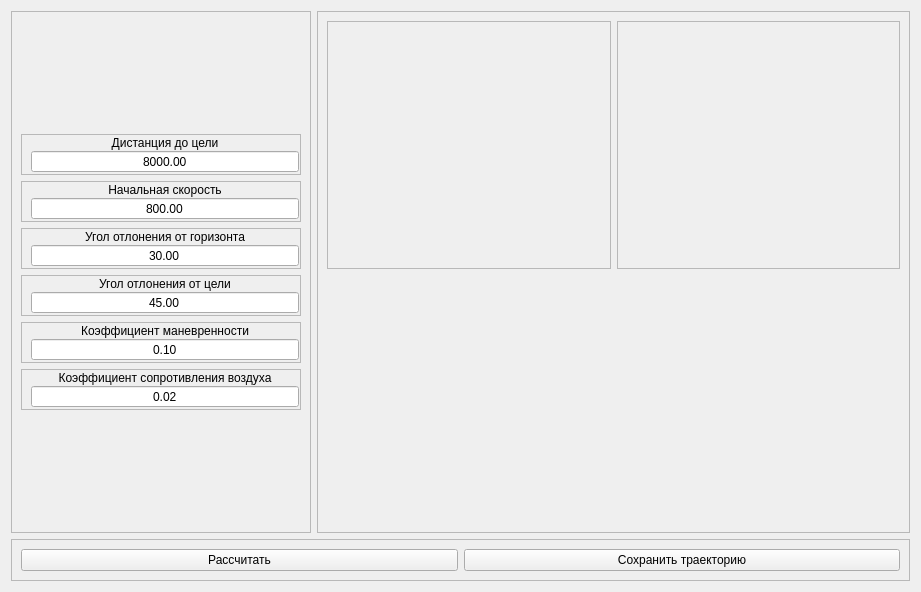
<?xml version="1.0" encoding="UTF-8"?>
<ui version="4.0">
 <class>Form</class>
 <widget class="QWidget" name="Form">
  <property name="geometry">
   <rect>
    <x>0</x>
    <y>0</y>
    <width>921</width>
    <height>592</height>
   </rect>
  </property>
  <property name="windowTitle">
   <string>Генерация траектории</string>
  </property>
  <layout class="QGridLayout" name="gridLayout">
   <item row="1" column="0" colspan="2">
    <widget class="QFrame" name="frame_7">
     <property name="sizePolicy">
      <sizepolicy hsizetype="Preferred" vsizetype="Fixed">
       <horstretch>0</horstretch>
       <verstretch>0</verstretch>
      </sizepolicy>
     </property>
     <property name="frameShape">
      <enum>QFrame::StyledPanel</enum>
     </property>
     <property name="frameShadow">
      <enum>QFrame::Raised</enum>
     </property>
     <layout class="QGridLayout" name="gridLayout_9">
      <item row="0" column="0">
       <widget class="QPushButton" name="pB_calculate">
        <property name="text">
         <string>Рассчитать</string>
        </property>
       </widget>
      </item>
      <item row="0" column="1">
       <widget class="QPushButton" name="pB_save">
        <property name="text">
         <string>Сохранить траекторию</string>
        </property>
       </widget>
      </item>
     </layout>
    </widget>
   </item>
   <item row="0" column="0">
    <widget class="QFrame" name="f_startParams">
     <property name="maximumSize">
      <size>
       <width>300</width>
       <height>16777215</height>
      </size>
     </property>
     <property name="frameShape">
      <enum>QFrame::StyledPanel</enum>
     </property>
     <property name="frameShadow">
      <enum>QFrame::Raised</enum>
     </property>
     <layout class="QGridLayout" name="gridLayout_8">
      <item row="6" column="0">
       <widget class="QFrame" name="frame_6">
        <property name="frameShape">
         <enum>QFrame::StyledPanel</enum>
        </property>
        <property name="frameShadow">
         <enum>QFrame::Raised</enum>
        </property>
        <layout class="QGridLayout" name="gridLayout_7">
         <property name="topMargin">
          <number>1</number>
         </property>
         <property name="rightMargin">
          <number>1</number>
         </property>
         <property name="bottomMargin">
          <number>1</number>
         </property>
         <property name="spacing">
          <number>0</number>
         </property>
         <item row="0" column="0">
          <widget class="QLabel" name="label_10">
           <property name="text">
            <string>Угол отлонения от цели</string>
           </property>
           <property name="alignment">
            <set>Qt::AlignCenter</set>
           </property>
          </widget>
         </item>
         <item row="1" column="0">
          <widget class="QDoubleSpinBox" name="dSB_startAboveAngle">
           <property name="alignment">
            <set>Qt::AlignCenter</set>
           </property>
           <property name="buttonSymbols">
            <enum>QAbstractSpinBox::NoButtons</enum>
           </property>
           <property name="maximum">
            <double>180.000000000000000</double>
           </property>
           <property name="value">
            <double>45.000000000000000</double>
           </property>
          </widget>
         </item>
        </layout>
       </widget>
      </item>
      <item row="5" column="0">
       <widget class="QFrame" name="frame_5">
        <property name="frameShape">
         <enum>QFrame::StyledPanel</enum>
        </property>
        <property name="frameShadow">
         <enum>QFrame::Raised</enum>
        </property>
        <layout class="QGridLayout" name="gridLayout_6">
         <property name="topMargin">
          <number>1</number>
         </property>
         <property name="rightMargin">
          <number>1</number>
         </property>
         <property name="bottomMargin">
          <number>1</number>
         </property>
         <property name="spacing">
          <number>0</number>
         </property>
         <item row="0" column="0">
          <widget class="QLabel" name="label_9">
           <property name="text">
            <string>Угол отлонения от горизонта</string>
           </property>
           <property name="alignment">
            <set>Qt::AlignCenter</set>
           </property>
          </widget>
         </item>
         <item row="1" column="0">
          <widget class="QDoubleSpinBox" name="dSB_startHorizontalAngle">
           <property name="alignment">
            <set>Qt::AlignCenter</set>
           </property>
           <property name="buttonSymbols">
            <enum>QAbstractSpinBox::NoButtons</enum>
           </property>
           <property name="maximum">
            <double>90.000000000000000</double>
           </property>
           <property name="value">
            <double>30.000000000000000</double>
           </property>
          </widget>
         </item>
        </layout>
       </widget>
      </item>
      <item row="2" column="0">
       <widget class="QFrame" name="frame_4">
        <property name="frameShape">
         <enum>QFrame::StyledPanel</enum>
        </property>
        <property name="frameShadow">
         <enum>QFrame::Raised</enum>
        </property>
        <layout class="QGridLayout" name="gridLayout_5">
         <property name="topMargin">
          <number>1</number>
         </property>
         <property name="rightMargin">
          <number>1</number>
         </property>
         <property name="bottomMargin">
          <number>1</number>
         </property>
         <property name="spacing">
          <number>0</number>
         </property>
         <item row="0" column="0">
          <widget class="QLabel" name="label_8">
           <property name="text">
            <string>Начальная скорость</string>
           </property>
           <property name="alignment">
            <set>Qt::AlignCenter</set>
           </property>
          </widget>
         </item>
         <item row="1" column="0">
          <widget class="QDoubleSpinBox" name="dSB_startV">
           <property name="alignment">
            <set>Qt::AlignCenter</set>
           </property>
           <property name="buttonSymbols">
            <enum>QAbstractSpinBox::NoButtons</enum>
           </property>
           <property name="maximum">
            <double>999.990000000000009</double>
           </property>
           <property name="value">
            <double>800.000000000000000</double>
           </property>
          </widget>
         </item>
        </layout>
       </widget>
      </item>
      <item row="9" column="0">
       <spacer name="verticalSpacer">
        <property name="orientation">
         <enum>Qt::Vertical</enum>
        </property>
        <property name="sizeHint" stdset="0">
         <size>
          <width>20</width>
          <height>40</height>
         </size>
        </property>
       </spacer>
      </item>
      <item row="0" column="0">
       <spacer name="verticalSpacer_2">
        <property name="orientation">
         <enum>Qt::Vertical</enum>
        </property>
        <property name="sizeHint" stdset="0">
         <size>
          <width>20</width>
          <height>40</height>
         </size>
        </property>
       </spacer>
      </item>
      <item row="1" column="0">
       <widget class="QFrame" name="frame_10">
        <property name="frameShape">
         <enum>QFrame::StyledPanel</enum>
        </property>
        <property name="frameShadow">
         <enum>QFrame::Raised</enum>
        </property>
        <layout class="QGridLayout" name="gridLayout_12">
         <property name="topMargin">
          <number>1</number>
         </property>
         <property name="rightMargin">
          <number>1</number>
         </property>
         <property name="bottomMargin">
          <number>1</number>
         </property>
         <property name="spacing">
          <number>0</number>
         </property>
         <item row="1" column="0">
          <widget class="QDoubleSpinBox" name="dSB_distance">
           <property name="alignment">
            <set>Qt::AlignCenter</set>
           </property>
           <property name="buttonSymbols">
            <enum>QAbstractSpinBox::NoButtons</enum>
           </property>
           <property name="maximum">
            <double>999999.000000000000000</double>
           </property>
           <property name="value">
            <double>8000.000000000000000</double>
           </property>
          </widget>
         </item>
         <item row="0" column="0">
          <widget class="QLabel" name="label_14">
           <property name="text">
            <string>Дистанция до цели</string>
           </property>
           <property name="alignment">
            <set>Qt::AlignCenter</set>
           </property>
          </widget>
         </item>
        </layout>
       </widget>
      </item>
      <item row="7" column="0">
       <widget class="QFrame" name="frame_8">
        <property name="frameShape">
         <enum>QFrame::StyledPanel</enum>
        </property>
        <property name="frameShadow">
         <enum>QFrame::Raised</enum>
        </property>
        <layout class="QGridLayout" name="gridLayout_10">
         <property name="topMargin">
          <number>1</number>
         </property>
         <property name="rightMargin">
          <number>1</number>
         </property>
         <property name="bottomMargin">
          <number>1</number>
         </property>
         <property name="spacing">
          <number>0</number>
         </property>
         <item row="0" column="0">
          <widget class="QLabel" name="label_12">
           <property name="text">
            <string>Коэффициент маневренности</string>
           </property>
           <property name="alignment">
            <set>Qt::AlignCenter</set>
           </property>
          </widget>
         </item>
         <item row="1" column="0">
          <widget class="QDoubleSpinBox" name="dSB_maneuverability">
           <property name="alignment">
            <set>Qt::AlignCenter</set>
           </property>
           <property name="buttonSymbols">
            <enum>QAbstractSpinBox::NoButtons</enum>
           </property>
           <property name="maximum">
            <double>1.000000000000000</double>
           </property>
           <property name="value">
            <double>0.100000000000000</double>
           </property>
          </widget>
         </item>
        </layout>
       </widget>
      </item>
      <item row="8" column="0">
       <widget class="QFrame" name="frame_9">
        <property name="frameShape">
         <enum>QFrame::StyledPanel</enum>
        </property>
        <property name="frameShadow">
         <enum>QFrame::Raised</enum>
        </property>
        <layout class="QGridLayout" name="gridLayout_11">
         <property name="topMargin">
          <number>1</number>
         </property>
         <property name="rightMargin">
          <number>1</number>
         </property>
         <property name="bottomMargin">
          <number>1</number>
         </property>
         <property name="spacing">
          <number>0</number>
         </property>
         <item row="0" column="0">
          <widget class="QLabel" name="label_13">
           <property name="text">
            <string>Коэффициент сопротивления воздуха</string>
           </property>
           <property name="alignment">
            <set>Qt::AlignCenter</set>
           </property>
          </widget>
         </item>
         <item row="1" column="0">
          <widget class="QDoubleSpinBox" name="dSB_dragCoefficient">
           <property name="alignment">
            <set>Qt::AlignCenter</set>
           </property>
           <property name="buttonSymbols">
            <enum>QAbstractSpinBox::NoButtons</enum>
           </property>
           <property name="maximum">
            <double>1.000000000000000</double>
           </property>
           <property name="value">
            <double>0.020000000000000</double>
           </property>
          </widget>
         </item>
        </layout>
       </widget>
      </item>
     </layout>
    </widget>
   </item>
   <item row="0" column="1">
    <widget class="QFrame" name="frame">
     <property name="frameShape">
      <enum>QFrame::StyledPanel</enum>
     </property>
     <property name="frameShadow">
      <enum>QFrame::Raised</enum>
     </property>
     <layout class="QGridLayout" name="gridLayout_2">
      <item row="1" column="1">
       <widget class="Widget3D" name="f_3DView" native="true"/>
      </item>
      <item row="0" column="1">
       <widget class="SideViewPyqtgraph" name="f_sideView">
        <property name="frameShape">
         <enum>QFrame::StyledPanel</enum>
        </property>
        <property name="frameShadow">
         <enum>QFrame::Raised</enum>
        </property>
       </widget>
      </item>
      <item row="1" column="0">
       <widget class="RearViewPyqtgraph" name="f_rearView"/>
      </item>
      <item row="0" column="0">
       <widget class="AboveViewPyqtgraph" name="f_aboveView">
        <property name="frameShape">
         <enum>QFrame::StyledPanel</enum>
        </property>
        <property name="frameShadow">
         <enum>QFrame::Raised</enum>
        </property>
       </widget>
      </item>
     </layout>
    </widget>
   </item>
  </layout>
 </widget>
 <customwidgets>
  <customwidget>
   <class>Widget3D</class>
   <extends>QWidget</extends>
   <header location="global">UI.CustomWidgets.Widget3D.h</header>
   <container>1</container>
  </customwidget>
  <customwidget>
   <class>AboveViewPyqtgraph</class>
   <extends>QFrame</extends>
   <header>UI.CustomWidgets.AboveView_pyqtgraph.h</header>
   <container>1</container>
  </customwidget>
  <customwidget>
   <class>RearViewPyqtgraph</class>
   <extends>QFrame</extends>
   <header>UI.CustomWidgets.RearView_pyqtgraph.h</header>
   <container>1</container>
  </customwidget>
  <customwidget>
   <class>SideViewPyqtgraph</class>
   <extends>QFrame</extends>
   <header>UI.CustomWidgets.SideView_pyqtgraph.h</header>
   <container>1</container>
  </customwidget>
 </customwidgets>
 <tabstops>
  <tabstop>dSB_startV</tabstop>
  <tabstop>dSB_startHorizontalAngle</tabstop>
  <tabstop>dSB_startAboveAngle</tabstop>
  <tabstop>pB_calculate</tabstop>
 </tabstops>
 <resources/>
 <connections/>
</ui>
